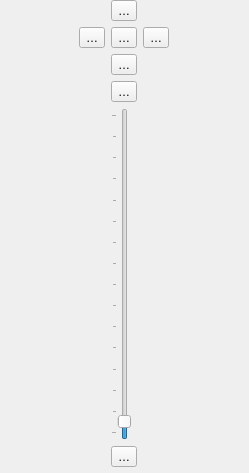
<ui version="4.0" >
 <class>MarbleNavigator</class>
 <widget class="QWidget" name="MarbleNavigator" >
  <property name="geometry" >
   <rect>
    <x>0</x>
    <y>0</y>
    <width>249</width>
    <height>473</height>
   </rect>
  </property>
  <property name="sizePolicy" >
   <sizepolicy>
    <hsizetype>0</hsizetype>
    <vsizetype>5</vsizetype>
    <horstretch>0</horstretch>
    <verstretch>0</verstretch>
   </sizepolicy>
  </property>
  <layout class="QHBoxLayout" >
   <property name="margin" >
    <number>0</number>
   </property>
   <property name="spacing" >
    <number>6</number>
   </property>
   <item>
    <layout class="QGridLayout" >
     <property name="margin" >
      <number>0</number>
     </property>
     <property name="spacing" >
      <number>6</number>
     </property>
     <item row="6" column="1" >
      <widget class="QFrame" name="m_pSpacerFrame" >
       <property name="sizePolicy" >
        <sizepolicy>
         <hsizetype>0</hsizetype>
         <vsizetype>0</vsizetype>
         <horstretch>0</horstretch>
         <verstretch>0</verstretch>
        </sizepolicy>
       </property>
       <property name="minimumSize" >
        <size>
         <width>16</width>
         <height>0</height>
        </size>
       </property>
       <property name="frameShape" >
        <enum>QFrame::NoFrame</enum>
       </property>
       <property name="frameShadow" >
        <enum>QFrame::Plain</enum>
       </property>
      </widget>
     </item>
     <item row="0" column="1" >
      <widget class="QToolButton" name="moveUpButton" >
       <property name="toolTip" >
        <string>Up</string>
       </property>
       <property name="whatsThis" >
        <string>Tilts the globe's axis towards the user.</string>
       </property>
       <property name="text" >
        <string>…</string>
       </property>
       <property name="icon" >
        <iconset resource="marble.qrc" >:/icons/arrow-up.png</iconset>
       </property>
      </widget>
     </item>
     <item row="1" column="0" >
      <widget class="QToolButton" name="moveLeftButton" >
       <property name="toolTip" >
        <string>Left</string>
       </property>
       <property name="whatsThis" >
        <string>Rotates the globe counterclockwise around its axis.</string>
       </property>
       <property name="text" >
        <string>…</string>
       </property>
       <property name="icon" >
        <iconset resource="marble.qrc" >:/icons/arrow-left.png</iconset>
       </property>
       <property name="shortcut" >
        <string>Left</string>
       </property>
      </widget>
     </item>
     <item row="1" column="1" >
      <widget class="QToolButton" name="goHomeButton" >
       <property name="toolTip" >
        <string>Reset View</string>
       </property>
       <property name="whatsThis" >
        <string>Click this button to restore the original zoom level and view angle.</string>
       </property>
       <property name="text" >
        <string>…</string>
       </property>
       <property name="icon" >
        <iconset resource="marble.qrc" >:/icons/go-home.png</iconset>
       </property>
       <property name="shortcut" >
        <string>Home</string>
       </property>
      </widget>
     </item>
     <item row="1" column="2" >
      <widget class="QToolButton" name="moveRightButton" >
       <property name="toolTip" >
        <string>Right</string>
       </property>
       <property name="whatsThis" >
        <string>Rotates the globe clockwise around its axis.</string>
       </property>
       <property name="text" >
        <string>…</string>
       </property>
       <property name="icon" >
        <iconset resource="marble.qrc" >:/icons/arrow-right.png</iconset>
       </property>
       <property name="shortcut" >
        <string>Right</string>
       </property>
      </widget>
     </item>
     <item row="2" column="1" >
      <widget class="QToolButton" name="moveDownButton" >
       <property name="toolTip" >
        <string>Down</string>
       </property>
       <property name="whatsThis" >
        <string>Tilts the globe's axis away from the user.</string>
       </property>
       <property name="text" >
        <string>…</string>
       </property>
       <property name="icon" >
        <iconset resource="marble.qrc" >:/icons/arrow-down.png</iconset>
       </property>
      </widget>
     </item>
     <item row="3" column="1" >
      <widget class="QToolButton" name="zoomInButton" >
       <property name="toolTip" >
        <string>Zoom In</string>
       </property>
       <property name="whatsThis" >
        <string>Zoom in by pressing this button to see more detail.</string>
       </property>
       <property name="text" >
        <string>…</string>
       </property>
       <property name="icon" >
        <iconset resource="marble.qrc" >:/icons/zoom-in.png</iconset>
       </property>
       <property name="shortcut" >
        <string>+</string>
       </property>
      </widget>
     </item>
     <item row="4" column="1" >
      <widget class="QSlider" name="zoomSlider" >
       <property name="sizePolicy" >
        <sizepolicy>
         <hsizetype>0</hsizetype>
         <vsizetype>3</vsizetype>
         <horstretch>0</horstretch>
         <verstretch>0</verstretch>
        </sizepolicy>
       </property>
       <property name="toolTip" >
        <string>Zoom Slider</string>
       </property>
       <property name="whatsThis" >
        <string>Use this slider to adjust the zoom level of the map.</string>
       </property>
       <property name="minimum" >
        <number>1000</number>
       </property>
       <property name="maximum" >
        <number>2500</number>
       </property>
       <property name="value" >
        <number>1050</number>
       </property>
       <property name="sliderPosition" >
        <number>1050</number>
       </property>
       <property name="orientation" >
        <enum>Qt::Vertical</enum>
       </property>
       <property name="tickPosition" >
        <enum>QSlider::TicksAbove</enum>
       </property>
       <property name="tickInterval" >
        <number>100</number>
       </property>
      </widget>
     </item>
     <item row="5" column="1" >
      <widget class="QToolButton" name="zoomOutButton" >
       <property name="toolTip" >
        <string>Zoom Out</string>
       </property>
       <property name="whatsThis" >
        <string>Zoom out by pressing this button to see less detail.</string>
       </property>
       <property name="text" >
        <string>…</string>
       </property>
       <property name="icon" >
        <iconset resource="marble.qrc" >:/icons/zoom-out.png</iconset>
       </property>
       <property name="shortcut" >
        <string>-</string>
       </property>
      </widget>
     </item>
    </layout>
   </item>
  </layout>
 </widget>
 <resources>
  <include location="marble.qrc" />
 </resources>
 <connections/>
</ui>
